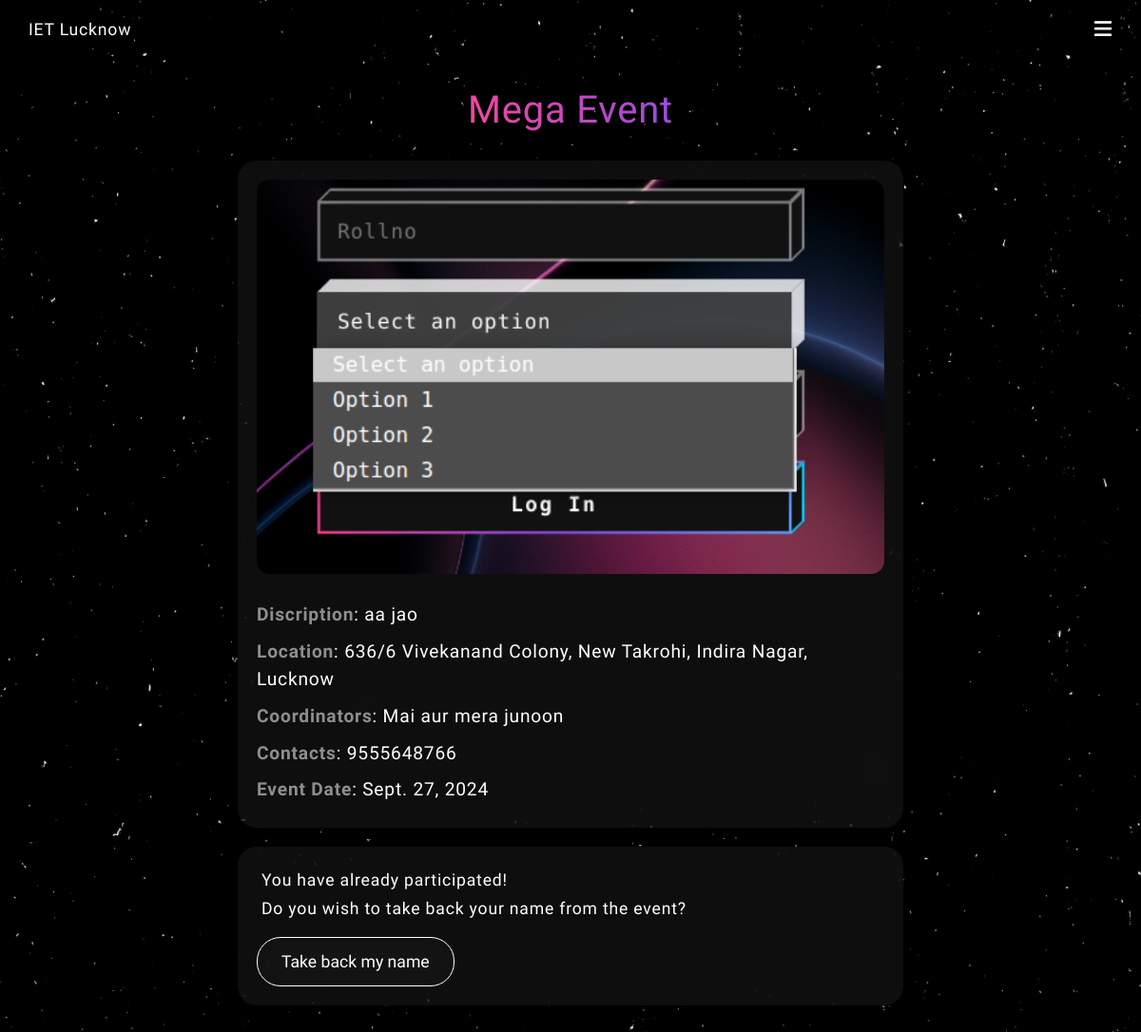
The app's page /events/anotherEvent/ (signed in) with its own data.
### events/models.py (models this page shows, shortened)
class AllEventList(models.Model):
    uniqueEventName = models.CharField(max_length=100)
    slug = models.SlugField(max_length=100, unique=True)
    eventName = models.CharField(max_length=100)
    eventDiscription = models.TextField()
    eventImage = models.ImageField(upload_to="eventImages/")
    club = models.CharField(max_length=100, choices=CLUBS_CHOICES)
    location = models.CharField(max_length=100)
    coordinators = models.CharField(max_length=100)
    contact = models.CharField(max_length=100)
    eventType = models.CharField(max_length=10, choices=EVENT_TYPE_CHOICES)
    eventDate = models.DateField()
    minTeamSize = models.IntegerField(default=1)
    maxTeamSize = models.IntegerField(default=1)
    dateAdded = models.DateTimeField(default=timezone.now)
    class Meta:
        ordering = ["-dateAdded"]

### events/views.py (the view)
# urls.py: path('events/<slug:slug>/', views.each_event, name='eachEvent'),
def each_event(request, slug):
    user = request.user
    event = get_object_or_404(AllEventList, slug=slug)
    data = get_event_data_for_user(user=user, event=event)
    if request.method == "POST":
        if user.is_anonymous:
            return redirect("/login")
        handle_participation_posts(request, event)
        return redirect(request.path)
    return render(request, "events/eachEvent.html", {"event": data})

### events/utils.py (called while the page is built, shortened)
def individual_team_participation(user, event):
    if event.eventType == "individual":
        entry = list(IndividualEventRegistration.objects.filter(event=event, user=user))
        if entry != []:
            return entry[0]
    return False

def is_leader(user, event):
    if event.eventType == "team":
        leaderEntries = list(
            TeamsRegistration.objects.filter(event=event, teamLeader=user, user=user)
        )
        if leaderEntries != []:
            return leaderEntries[0]
    return False

def is_joined(user, event):
    return False

def members_in_team_if_leader(user, event):
    return TeamsRegistration.objects.filter(
        event=event, teamLeader=user, status=1
    ).exclude(user=user)

def members_in_team_if_joined(user, event):
    if is_joined(user, event):
        teamName = TeamsRegistration.objects.get(
            event=event, user=user, status=1
        ).teamName
        entries = TeamsRegistration.objects.filter(
            event=event, teamName=teamName
        ).exclude(user=user)
        members = []
        for i in entries:
            members.append(i.user)
        return members

def get_teams(user, event):
    if event.eventType != "team":
        return None

def get_pending_req(user, event):
    entries = TeamsRegistration.objects.filter(user=user, event=event)
    pendingRequests = list(entries.filter(status=0))
    if pendingRequests == []:
        return False
    return pendingRequests

def team_join_requests_if_leader(user, event):
    requests = list(
        TeamsRegistration.objects.filter(teamLeader=user, event=event, status=0)
    )
    return False if requests == [] else requests

def rollback_condition(event):
    three_days_later = timezone.now() + timedelta(days=3)
    return event.eventDate >= three_days_later.date()

### templates/events/eachEvent.html (shortened to what this page needs)
{% extends 'base.html' %}
{% load static %}
{% block css %}
  <link rel="stylesheet" href="{% static 'css/form.css' %}" />
  <link rel="stylesheet" href="{% static 'css/eachEvent.css' %}" />
{% endblock %}
{% block backgroundImageURL %}
  {% static 'backgrounds/eventsList.jpeg' %}
{% endblock %}
{% block content %}
<main>
    <div class="wrapper">
        <div class="title">
            {{ event.eventName }}
        </div>
        <div class="details-wrapper">
            <div class="event-image">
                {% if event.eventImage %}
                    <img src="{{ event.eventImage }}" alt="{{ event.eventName }}">
                {% endif %}
            </div>
            <div class="detail discription">
                <span>Discription</span>: {{ event.eventDiscription }}
            </div>
            <div class="detail location">
                <span>Location</span>: {{ event.location }}
            </div>
            <div class="detail coordinators">
                <span>Coordinators</span>: {{ event.coordinators }}
            </div>
            <div class="detail contact">
                <span>Contacts</span>: {{ event.contact }}
            </div>
            <div class="detail date">
                <span>Event Date</span>: {{ event.eventDate }}
            </div>
        </div>
        <div class="participation-wrapper">
            {% if event.eventType == "individual" %}
                <div class="individual-participation">
                    {% if event.individualTeamParticipation %}
                        <p>You have already participated!</p>
                        <p>Do you wish to take back your name from the event?</p>
                        <form method="post">
                            <button type="submit" name="discard_individual_participation">Take back my name</button>
                        </form>
                    {% endif %}
                </div>
            {% endif %}
        </div>
    </div>
</main>
{% endblock content %}

### static/css/base.css (style rules this page uses)
* { padding: 0; margin: 0; box-sizing: border-box; }
body, button { font-family: "Ubuntu", sans-serif; }

### static/css/form.css (style rules this page uses)
* { margin: 0; padding: 0; box-sizing: border-box; }
body { background-size: cover; background-position: center center; background-repeat: no-repeat; min-height: 100vh; }
main { display: flex; flex-direction: column; justify-content: center; align-items: center; max-width: 100vw; }
.wrapper { display: flex; flex-direction: column; justify-content: center; align-items: center; max-width: 90vw; }
.title { font-size: 60px; font-weight: 500; background: linear-gradient(90deg, #ff4596, #8c4de4, #629eff); background-size: 200%; -webkit-background-clip: text; -webkit-text-fill-color: transparent; background-clip: text; animation: gradient-animation 9s infinite; padding: 40px 0px 10px 0px; }
body { letter-spacing: 0.05em; }

### static/css/eachEvent.css (style rules this page uses)
.wrapper { width: 700px; max-width: 95vw; }
.title { padding: 30px 30px; font-size: 2.5em; }
.event-image { width: 100%; }
.event-image img { width: 100%; padding: 20px; border-radius: 34px; }
.details-wrapper { border-radius: 20px; backdrop-filter: blur(15px); background-color: rgba(26, 26, 26, 0.555); padding-bottom: 20px; display: flex; justify-content: center; align-items: center; flex-direction: column; width: 100%; }
.detail { color: white; font-size: 1.2em; line-height: 1.5; padding: 5px 20px; text-align: left; width: 100%; }
.detail span { color: rgba(255, 255, 255, 0.535); font-weight: 700; }
.participation-wrapper { display: flex; justify-content: center; align-items: center; flex-direction: column; padding-bottom: 30px; }
.individual-participation { margin: 20px 0 0 0; padding: 20px; width: 700px; max-width: 95vw; border-radius: 20px; backdrop-filter: blur(15px); background-color: rgba(26, 26, 26, 0.555); }
.individual-participation button { color: white; outline: none; font-size: 1.1em; background-color: rgba(0, 0, 0, 0); backdrop-filter: blur(10px); border: 1px solid white; border-radius: 25px; padding: 15px 25px; cursor: pointer; margin: 15px 0 0 0; }
.participation-wrapper p { font-size: 1.1em; color: white; padding: 5px; }

### records on screen
AllEventList: eventName "Mega Event", eventDiscription "aa jao", location "636/6 Vivekanand Colony, New Takrohi, Indira Nagar, Lucknow", coordinators "Mai aur mera junoon", contact "9555648766", eventDate "Sept. 27, 2024"
